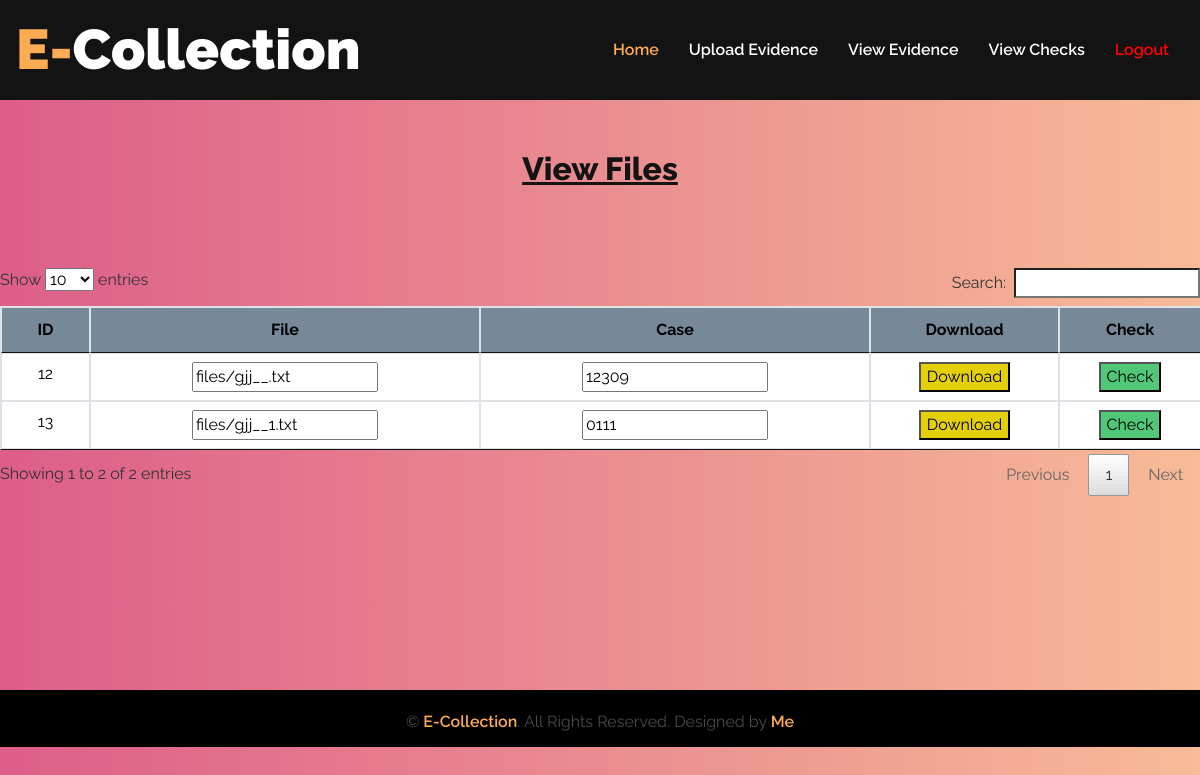
The page /adminview on the database its author committed.
### app1/models.py (models this page shows)
class File(models.Model):
    name=models.CharField(max_length=200)
    date=models.DateField(auto_now=True)
    case_no=models.CharField(max_length=200)

### app1/views.py (the view)
# urls.py: url(r'^adminview',adminview,name="adminview"),
def adminview(request):
    obj=File.objects.all()
    return render(request,'adminview.html',{'obj':obj})

### app1/templates/adminview.html (shortened to what this page needs)
{% load static %}
<!DOCTYPE html>
<html lang="en">
<head>
    <link href="https://cdnjs.cloudflare.com/ajax/libs/font-awesome/5.15.0/css/all.min.css" rel="stylesheet">
    <link href="{% static 'lib/owlcarousel/assets/owl.carousel.min.css' %}" rel="stylesheet">
    <link href="{% static 'css/style.css' %}" rel="stylesheet">
    <link rel="stylesheet" href="{% static 'datatable/jquery.dataTables.min.css' %}">
</head>
<body>
    <div>
        <div>
            <nav class="navbar navbar-expand-lg bg-secondary navbar-dark">
                <a href="#" class="navbar-brand">
                    <h1 class="m-0 text-white display-4"><span class="text-primary">E-</span>Collection<span class="text-primary"></h1>
                </a>
                <div class="collapse navbar-collapse justify-content-between" id="navbarCollapse">
                    <div class="navbar-nav ml-auto py-0">
                        <a href="{% url 'adminhome' %}" class="nav-item nav-link active">Home</a>
                        <a href="{% url 'adminupload' %}" class="nav-item nav-link">Upload Evidence</a>
                        <a href="{% url 'adminview' %}" class="nav-item nav-link">View Evidence</a>
                        <a href="{% url 'adminchecks' %}" class="nav-item nav-link">View Checks</a>
                        <a href="{% url 'alogout' %}" class="nav-item nav-link" style="color:red;">Logout</a>
                    </div>
                </div>
            </nav>
        </div>
    </div>
    <div class="container-fluid p-0 mb-5">
        <div class="four-grids">
            <div style="text-align:center;">
                <div style="padding-top: 50px;">
                    <h2><u>View Files</u></h2><br><br><br>
                    <div class="table-responsive">
                        <table class="table table-bordered b-t b-light" id="table">
                            <thead>
                              <tr>
                                <th>ID</th>
                                <th>File</th>
                                <th>Case</th>
                                <th>Download</th>
                                <th>Check</th>
                              </tr>
                            </thead>
                            <tbody>
                                {% for i in obj %}
                                  <tr>
                                <form action="{% url 'downloadfile1' %}" method="POST">
                                    <td id="id">{{i.id}}</td>
                                    <td data-search="{{i.name}}" data-filer="{{i.name}}"><input type="text" name="name"  value="{{i.name}}" readonly></td>
                                    <td  data-search="{{i.case_no}}" data-filer="{{i.case_no}}"><input type="text" name="pkey" id="pkey" value="{{i.case_no}}" readonly></td>
                                    <td ><input type="submit"  style="background-color: #E4D00A" name="submit" id="submit" value="Download" readonly></td>
                                </form>
                                <form action="{% url 'check1' %}" method="POST">
                                    <td><input type="text" name="id"  value="{{i.id}}" hidden><input type="submit"  style="background-color: #50C878" name="submit" id="submit" value="Check"></td>
                                </form>
                                  </tr>
                                {% endfor %}
                            </tbody>
                          </table>    </div>
                </div>
    </div>
    <div style="position: relative; top:194px; background-color:black; height: 57px;">
        <p class="m-0 text-center" style="padding-top: 20px;">
            &copy; <a class="font-weight-semi-bold" href="#">E-Collection</a>. All Rights Reserved. Designed by
            <a class="font-weight-semi-bold" href="#">Me</a>
        </p>
    </div>
</body>
</html>

### app1/templates/adminview.html (style rules this page uses)
#table { background:lightslategray ;color: black }
body { background: linear-gradient(to right, #dd5e89, #f7bb97); }

### rows shown on the page
File: id "12", name "files/gjj__.txt", pkey "12309"
File: id "13", name "files/gjj__1.txt", pkey "0111"
